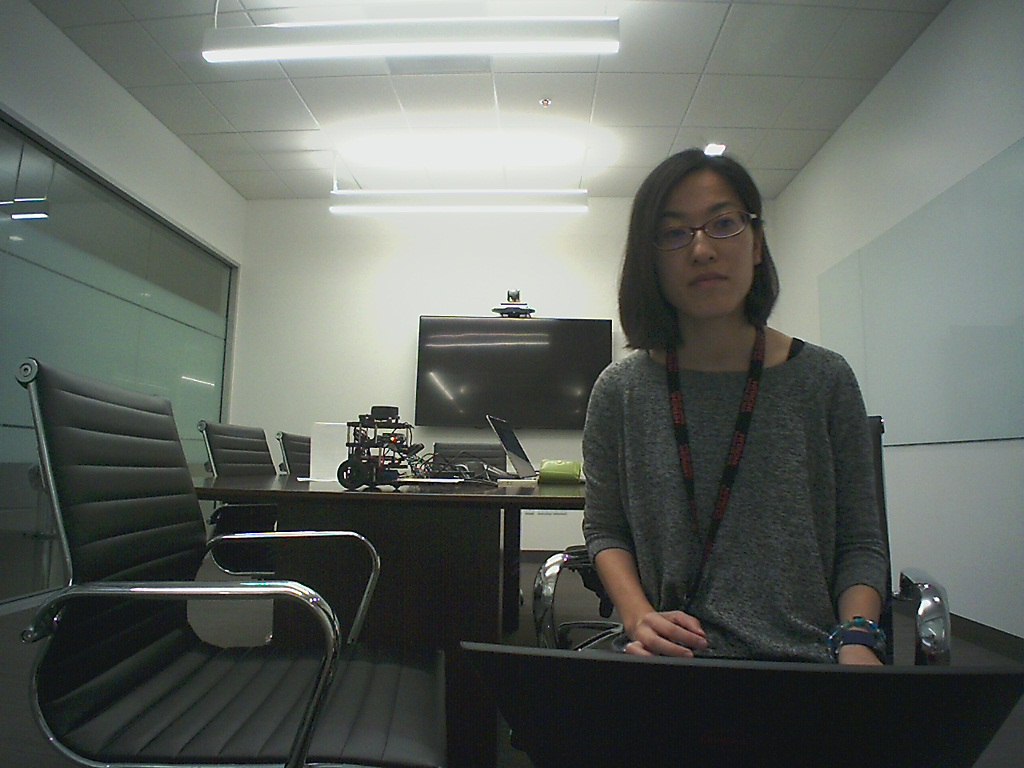
#> input picture Michiko/image.jpg, 1024 x 768 px
$ python color_transfer.py --source Michiko/image.jpg --target Michiko/image.jpg
#> lines starting #> are read from the running program, lines starting #| are printed output that depends on the picture
#!/usr/local/opt/python3/bin/python3
import numpy as np
import cv2
import argparse

def image_stats(image):
    # compute the mean and standard deviation of each channel
    (l,a,b) = cv2.split(image)
    (lMean, lStd) = (l.mean(), l.std())
    (aMean, aStd) = (a.mean(), a.std())
    (bMean, bStd) = (b.mean(), b.std())
    return(lMean, lStd, aMean, aStd, bMean, bStd)


def color_transfer(source, target):
    # convert the images from RGB to L*a*b* color space, being
    # sure to utilize the floating point data type (note: OpenCV
    # expects floats to be 32-bit, so use that instead of 64-bit)
    source = cv2.cvtColor(source, cv2.COLOR_BGR2LAB).astype("float32")
    target = cv2.cvtColor(target, cv2.COLOR_BGR2LAB).astype("float32")

    # compute color statistics for the source and target images
    (lMeanSrc, lStdSrc, aMeanSrc, aStdSrc, bMeanSrc, bStdSrc) = image_stats(source)
    (lMeanTar, lStdTar, aMeanTar, aStdTar, bMeanTar, bStdTar) = image_stats(target)

    # subtract the means from the target image
    (l,a,b) = cv2.split(target)
    l -= lMeanTar # l = l - lMeanTar
    a -= aMeanTar
    b -= bMeanTar

    # scale by the standard deviations
    l = (lStdTar/lStdSrc) * l
    a = (aStdTar/aStdSrc) * a
    b = (bStdTar/bStdSrc) * b

    # add in the source mean
    l += lMeanSrc
    a += aMeanSrc
    b += bMeanSrc

    # clip the pixel intensities to [0, 250] if they fall outside this range
    l = np.clip(l, 0, 255)
    a = np.clip(a, 0, 255)
    b = np.clip(b, 0, 255)

    # merge the channels together and convert back to the RGB color
    # space, being sure to utilize the 8-bit unsigned integer data type
    transfer = cv2.merge([l,a,b])
    transfer = cv2.cvtColor(transfer.astype('uint8'), cv2.COLOR_LAB2BGR)
    return(transfer)


ap = argparse.ArgumentParser()
ap.add_argument("-s", "--source", required = True, help = "Source image")
ap.add_argument("-t", "--target", required = True, help = "Target image")
args = vars(ap.parse_args())

source = cv2.imread(args["source"])
#> source is the input picture: shape (768, 1024, 3); mean B, G, R 97.1, 102.8, 97.4
target = cv2.imread(args["target"])
transf = color_transfer(source, target)
#> in color_transfer, `source = cv2.cvtColor(source, cv2.COLOR_BGR2LAB).astype("float32")`:
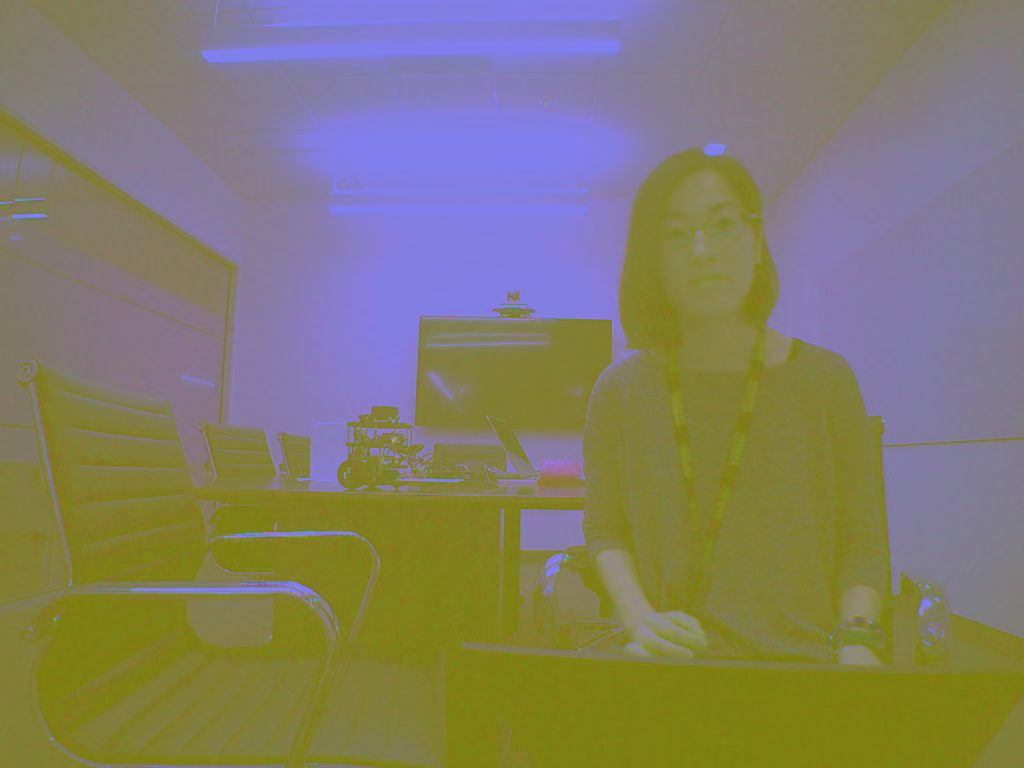
#> source: shape (768, 1024, 3) float32; mean of channels 0, 1, 2 105.7, 125.1, 130.4; drawn as B, G, R
#> in image_stats, `(l,a,b) = cv2.split(image)`:
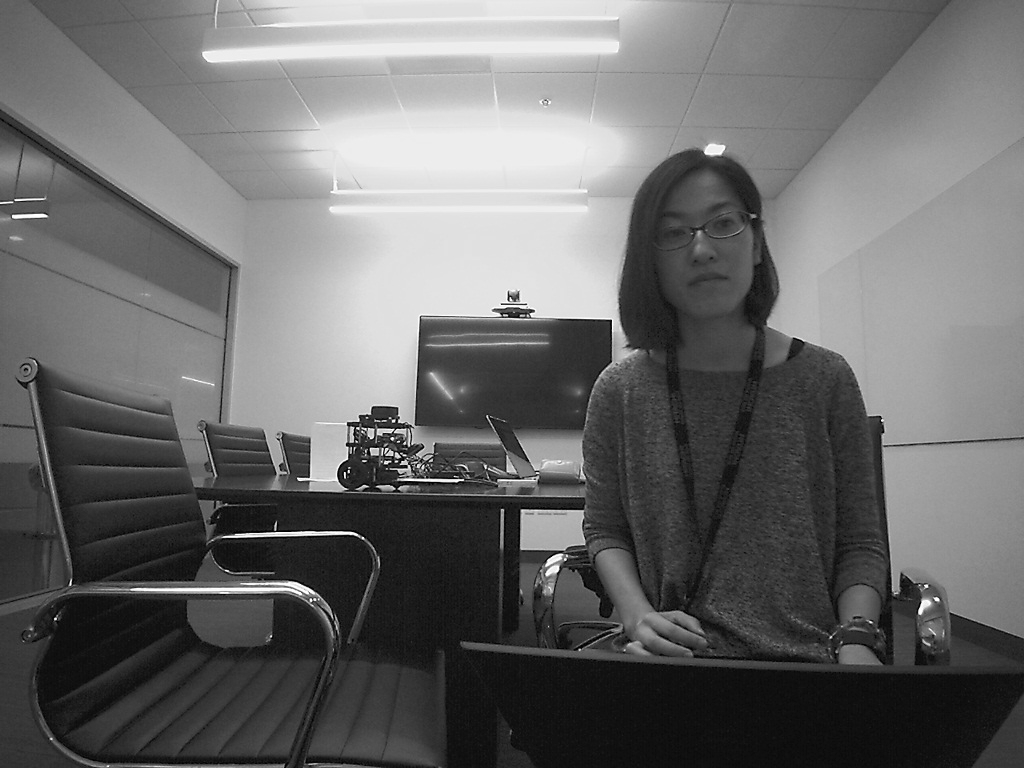
#> l: shape (768, 1024) float32; min 0, max 255, mean 105.8
#> in image_stats, `(l,a,b) = cv2.split(image)`:
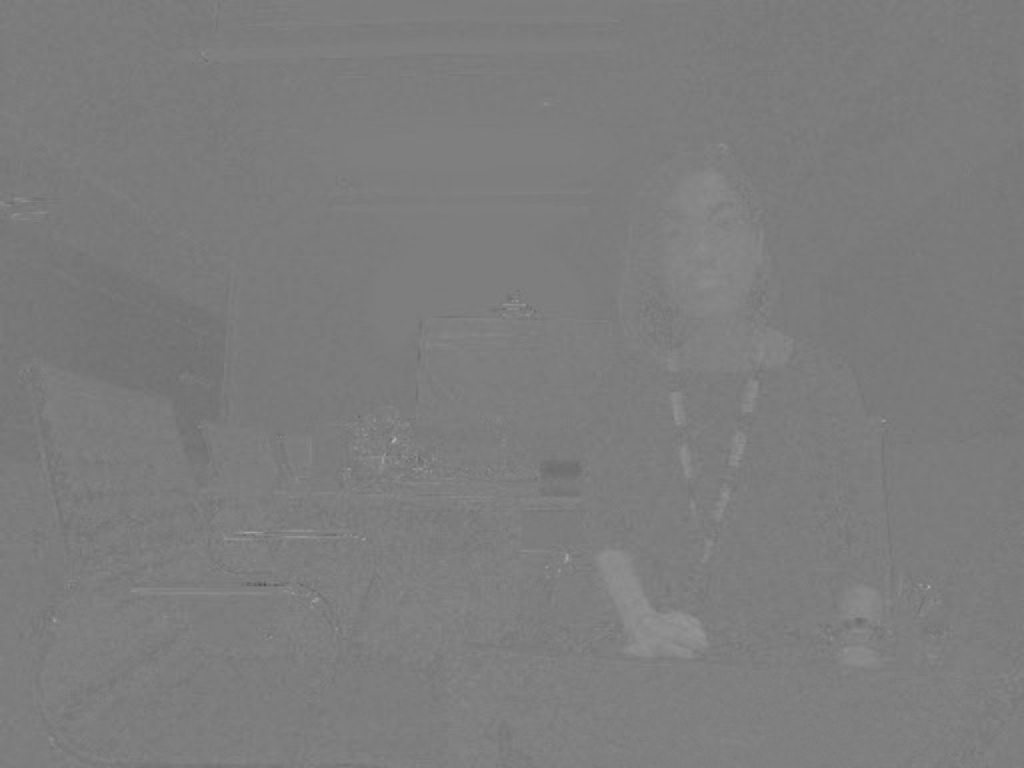
#> a: shape (768, 1024) float32; min 80, max 178, mean 124.8
#> in image_stats, `(lMean, lStd) = (l.mean(), l.std())`: lMean = 105.8; lStd = 66.76
#> in image_stats, `(aMean, aStd) = (a.mean(), a.std())`: aMean = 124.8; aStd = 3.29
#> in image_stats, `(bMean, bStd) = (b.mean(), b.std())`: bMean = 130.4; bStd = 3.75
#> in color_transfer, `(lMeanSrc, lStdSrc, aMeanSrc, aStdSrc, bMeanSrc, bStdSrc) = image_stat..`: lMeanSrc = 105.8; lStdSrc = 66.76; aMeanSrc = 124.8; aStdSrc = 3.29; bMeanSrc = 130.4; bStdSrc = 3.75
#> in color_transfer, `(lMeanTar, lStdTar, aMeanTar, aStdTar, bMeanTar, bStdTar) = image_stat..`: lMeanTar = 105.8; lStdTar = 66.76; aMeanTar = 124.8; aStdTar = 3.29; bMeanTar = 130.4; bStdTar = 3.75
#> in color_transfer, `b -= bMeanTar`:
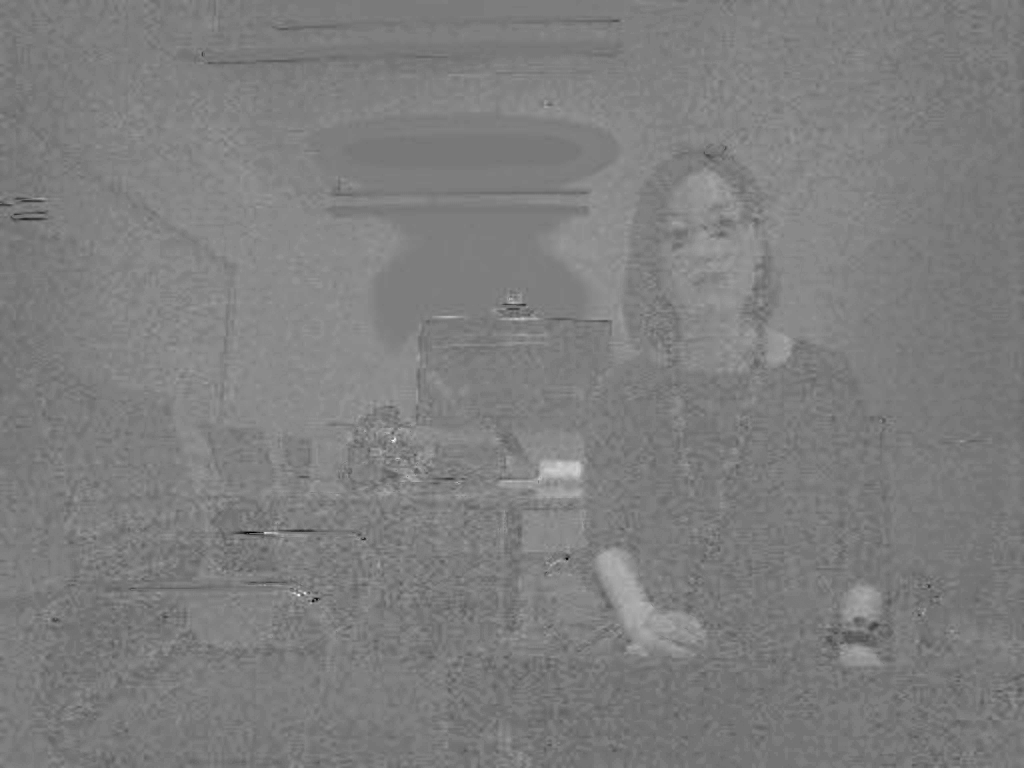
#> b: shape (768, 1024) float32; min -52.44, max 53.56, mean 0; drawn with min black and max white
cv2.imshow("Source", source)
cv2.imshow("Target", target)
cv2.imshow("Transfered", transf)
cv2.waitKey(0)
